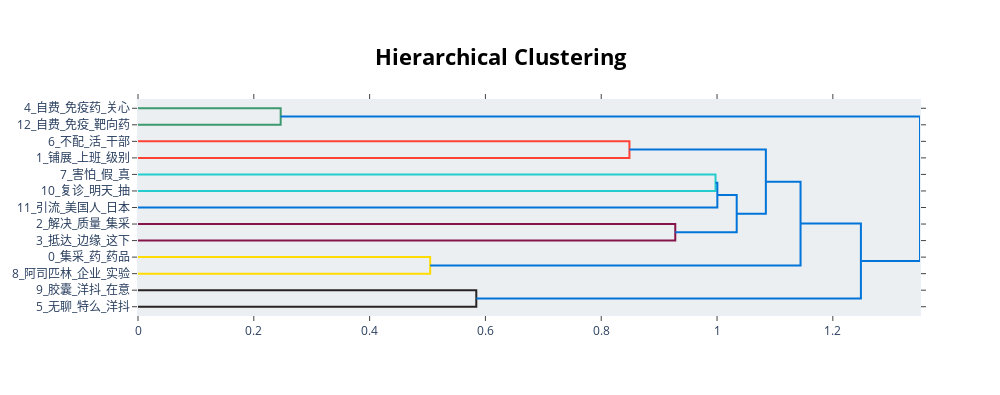

The notebook cell saved with this chart:
### Code cell
topic_model.visualize_hierarchy(custom_labels=True)

### Figure 1 — Plotly figure (JSON) as saved in the notebook; plotly's stock layout.template omitted (floating-point values rounded to 4 significant figures)
{"data": [{"hoverinfo": "text", "marker": {"color": "rgb(61,153,112)"}, "mode": "lines", "type": "scatter", "x": [0, 0.2464, 0.2464, 0], "xaxis": "x", "y": [-5, -5, -15, -15], "yaxis": "y"}, {"hoverinfo": "text", "marker": {"color": "rgb(255,65,54)"}, "mode": "lines", "type": "scatter", "x": [0, 0.8487, 0.8487, 0], "xaxis": "x", "y": [-25, -25, -35, -35], "yaxis": "y"}, {"hoverinfo": "text", "marker": {"color": "rgb(35,205,205)"}, "mode": "lines", "type": "scatter", "x": [0, 0.9974, 0.9974, 0], "xaxis": "x", "y": [-45, -45, -55, -55], "yaxis": "y"}, {"hoverinfo": "text", "marker": {"color": "rgb(0,116,217)"}, "mode": "lines", "type": "scatter", "x": [0.9974, 1.001, 1.001, 0], "xaxis": "x", "y": [-50, -50, -65, -65], "yaxis": "y"}, {"hoverinfo": "text", "marker": {"color": "rgb(133,20,75)"}, "mode": "lines", "type": "scatter", "x": [0, 0.9279, 0.9279, 0], "xaxis": "x", "y": [-75, -75, -85, -85], "yaxis": "y"}, {"hoverinfo": "text", "marker": {"color": "rgb(0,116,217)"}, "mode": "lines", "type": "scatter", "x": [1.001, 1.034, 1.034, 0.9279], "xaxis": "x", "y": [-57.5, -57.5, -80, -80], "yaxis": "y"}, {"hoverinfo": "text", "marker": {"color": "rgb(0,116,217)"}, "mode": "lines", "type": "scatter", "x": [0.8487, 1.084, 1.084, 1.034], "xaxis": "x", "y": [-30, -30, -68.75, -68.75], "yaxis": "y"}, {"hoverinfo": "text", "marker": {"color": "rgb(255,220,0)"}, "mode": "lines", "type": "scatter", "x": [0, 0.5046, 0.5046, 0], "xaxis": "x", "y": [-95, -95, -105, -105], "yaxis": "y"}, {"hoverinfo": "text", "marker": {"color": "rgb(0,116,217)"}, "mode": "lines", "type": "scatter", "x": [1.084, 1.144, 1.144, 0.5046], "xaxis": "x", "y": [-49.38, -49.38, -100, -100], "yaxis": "y"}, {"hoverinfo": "text", "marker": {"color": "rgb(40,35,35)"}, "mode": "lines", "type": "scatter", "x": [0, 0.5842, 0.5842, 0], "xaxis": "x", "y": [-115, -115, -125, -125], "yaxis": "y"}, {"hoverinfo": "text", "marker": {"color": "rgb(0,116,217)"}, "mode": "lines", "type": "scatter", "x": [1.144, 1.248, 1.248, 0.5842], "xaxis": "x", "y": [-74.69, -74.69, -120, -120], "yaxis": "y"}, {"hoverinfo": "text", "marker": {"color": "rgb(0,116,217)"}, "mode": "lines", "type": "scatter", "x": [0.2464, 1.351, 1.351, 1.248], "xaxis": "x", "y": [-10, -10, -97.34, -97.34], "yaxis": "y"}], "layout": {"autosize": false, "height": 395, "hoverlabel": {"bgcolor": "white", "font": {"family": "Rockwell", "size": 16}}, "hovermode": "closest", "plot_bgcolor": "#ECEFF1", "showlegend": false, "title": {"font": {"color": "Black", "size": 22}, "text": "<b>Hierarchical Clustering</b>", "x": 0.5, "xanchor": "center", "yanchor": "top"}, "width": 1000, "xaxis": {"mirror": "allticks", "rangemode": "tozero", "showgrid": false, "showline": true, "showticklabels": true, "ticks": "outside", "type": "linear", "zeroline": false}, "yaxis": {"mirror": "allticks", "range": [-130, 0], "rangemode": "tozero", "showgrid": false, "showline": true, "showticklabels": true, "tickmode": "array", "ticks": "outside", "ticktext": ["4_自费_免疫药_关心", "12_自费_免疫_靶向药", "6_不配_活_干部", "1_铺展_上班_级别", "7_害怕_假_真", "10_复诊_明天_抽", "11_引流_美国人_日本", "2_解决_质量_集采", "3_抵达_边缘_这下", "0_集采_药_药品", "8_阿司匹林_企业_实验", "9_胶囊_洋抖_在意", "5_无聊_特么_洋抖"], "tickvals": [-5, -15, -25, -35, -45, -55, -65, -75, -85, -95, -105, -115, -125], "type": "linear", "zeroline": false}}}
